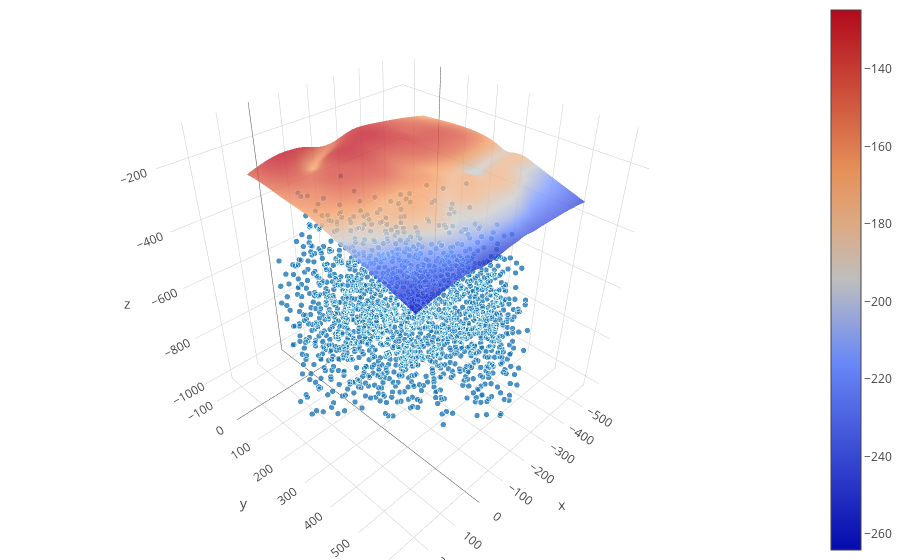

Here is the notebook cell this chart was saved with:
### Code cell
neurons = go.Scatter3d(
    x=Neurons.A[0],
    y=Neurons.A[1],
    z=Neurons.A[2],
    mode='markers',
    marker=dict(
        size=2,
        line=dict(
            color='rgba(217, 217, 217, 0.14)',
            width=0.5
        ),
        opacity=0.8
    )
)

pia = go.Surface(x=x_mesh,
                    y=y_mesh,
                    z=z_mesh,
                    opacity=0.8,)

layout = go.Layout(
    margin=dict(
        l=0,
        r=0,
        b=0,
        t=0),
    scene=dict(aspectmode='cube'
            ))

fig = go.Figure(data=[neurons, pia], layout=layout)
plotly.offline.iplot(fig, )

### Figure 1 — Plotly figure (JSON) as saved in the notebook; plotly's stock layout.template omitted (floating-point values rounded to 4 significant figures; data arrays with more than 128 entries replaced by an {"elided": "..."} marker saying what was removed)
{"data": [{"marker": {"line": {"color": "rgba(217, 217, 217, 0.14)", "width": 0.5}, "opacity": 0.8, "size": 2}, "mode": "markers", "type": "scatter3d", "x": {"elided": "1861 float values"}, "y": {"elided": "1861 float values"}, "z": {"elided": "1861 float values"}}, {"opacity": 0.8, "type": "surface", "x": [200, 195, 190, 185, 180, 175, 170, 165, 160, 155, 150, 145, 140, 135, 130, 125, 120, 115, 110, 105, 100, 95, 90, 85, 80, 75, 70, 65, 60, 55, 50, 45, 40, 35, 30, 25, 20, 15, 10, 5, 0, -5, -10, -15, -20, -25, -30, -35, -40, -45, -50, -55, -60, -65, -70, -75, -80, -85, -90, -95, -100, -105, -110, -115, -120, -125, -130, -135, -140, -145, -150, -155, -160, -165, -170, -175, -180, -185, -190, -195, -200, -205, -210, -215, -220, -225, -230, -235, -240, -245, -250, -255, -260, -265, -270, -275, -280, -285, -290, -295, -300, -305, -310, -315, -320, -325, -330, -335, -340, -345, -350, -355, -360, -365, -370, -375, -380, -385, -390, -395], "y": [100, 105, 110, 115, 120, 125, 130, 135, 140, 145, 150, 155, 160, 165, 170, 175, 180, 185, 190, 195, 200, 205, 210, 215, 220, 225, 230, 235, 240, 245, 250, 255, 260, 265, 270, 275, 280, 285, 290, 295, 300, 305, 310, 315, 320, 325, 330, 335, 340, 345, 350, 355, 360, 365, 370, 375, 380, 385, 390, 395, 400, 405, 410, 415, 420, 425, 430, 435, 440, 445, 450, 455, 460, 465, 470, 475, 480, 485, 490, 495, 500, 505, 510, 515, 520, 525, 530, 535, 540, 545, 550, 555, 560, 565, 570, 575, 580, 585, 590, 595], "z": {"elided": "100x120 float values"}}], "layout": {"margin": {"b": 0, "l": 0, "r": 0, "t": 0}, "scene": {"aspectmode": "cube"}}}
